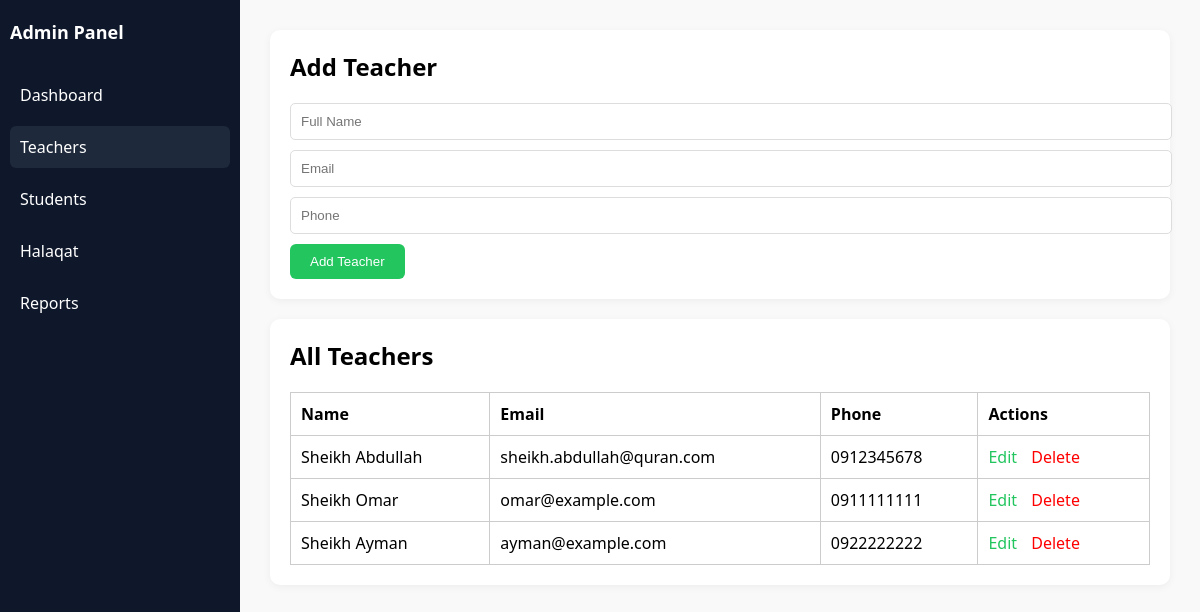
/Admin-dashboard/teachers.php, run on the app's committed database.
### tables this page shows
CREATE TABLE `teachers` (
  `id` int(11) NOT NULL,
  `full_name` varchar(100) NOT NULL,
  `email` varchar(100) DEFAULT NULL,
  `phone` varchar(20) DEFAULT NULL,
  `halaqa_id` int(11) DEFAULT NULL,
  `created_at` timestamp NOT NULL DEFAULT current_timestamp()
);

### Admin-dashboard/teachers.php (the view, shortened to what this page needs)
<?php
include 'db.php';
$teachers = mysqli_query($conn, "SELECT * FROM teachers");
$editMode = false;
$editData = null;
?>
<!DOCTYPE html>
<html lang="en">
<head>
</head>
<body>
<div class="sidebar">
    <h2>Admin Panel</h2>
    <a href="dashboard.php">Dashboard</a>
    <a class="active" href="teachers.php">Teachers</a>
    <a href="students.php">Students</a>
    <a href="halaqat.php">Halaqat</a>
    <a href="reports.php">Reports</a>
</div>
<div class="main">
    <div class="card">
        <h2><?php echo $editMode ? 'Edit' : 'Add'; ?> Teacher</h2>
        <form method="POST">
            <input type="text" name="full_name" placeholder="Full Name" required value="<?php echo $editMode ? $editData['full_name'] : ''; ?>">
            <input type="email" name="email" placeholder="Email" required value="<?php echo $editMode ? $editData['email'] : ''; ?>">
            <input type="text" name="phone" placeholder="Phone" required value="<?php echo $editMode ? $editData['phone'] : ''; ?>">
            <button type="submit"><?php echo $editMode ? 'Update' : 'Add'; ?> Teacher</button>
        </form>
    </div>
    <div class="card">
        <h2>All Teachers</h2>
        <table>
            <tr>
                <th>Name</th>
                <th>Email</th>
                <th>Phone</th>
                <th>Actions</th>
            </tr>
            <?php while ($row = mysqli_fetch_assoc($teachers)): ?>
                <tr>
                    <td><?php echo htmlspecialchars($row['full_name']); ?></td>
                    <td><?php echo htmlspecialchars($row['email']); ?></td>
                    <td><?php echo htmlspecialchars($row['phone']); ?></td>
                    <td>
                        <a class="edit" href="?edit=<?php echo $row['id']; ?>">Edit</a>
                        <a class="delete" href="?delete=<?php echo $row['id']; ?>" onclick="return confirm('Delete this teacher?');">Delete</a>
                    </td>
                </tr>
            <?php endwhile; ?>
        </table>
    </div>
</div>
</body>
</html>

### Admin-dashboard/teachers.php (style rules this page uses)
body { font-family: 'Segoe UI', sans-serif; margin: 0; background: #f9f9f9; }
.sidebar { background: #0f172a; color: white; width: 220px; height: 100vh; position: fixed; padding: 20px 10px; }
.sidebar h2 { font-size: 18px; margin-bottom: 30px; }
.sidebar a { display: block; padding: 10px; color: white; text-decoration: none; border-radius: 6px; margin-bottom: 10px; }
.sidebar a.active, .sidebar a:hover { background-color: #1e293b; }
.main { margin-left: 240px; padding: 30px; }
.card { background: white; border-radius: 10px; padding: 20px; margin-bottom: 20px; box-shadow: 0 2px 8px rgba(0,0,0,0.05); }
h2 { margin-top: 0; }
form input { width: 100%; padding: 10px; margin-bottom: 10px; border-radius: 5px; border: 1px solid #ddd; }
button { background-color: #22c55e; color: white; border: none; padding: 10px 20px; border-radius: 6px; cursor: pointer; }
table { width: 100%; border-collapse: collapse; margin-top: 20px; }
table, th, td { border: 1px solid #ccc; }
th, td { padding: 10px; text-align: left; }
a.edit, a.delete { margin-right: 10px; color: #22c55e; text-decoration: none; }
a.delete { color: red; }

### data on the page
teachers: full_name "Sheikh Abdullah", email "sheikh.abdullah@quran.com", phone "0912345678"
teachers: full_name "Sheikh Omar", email "omar@example.com", phone "0911111111"
teachers: full_name "Sheikh Ayman", email "ayman@example.com", phone "0922222222"
